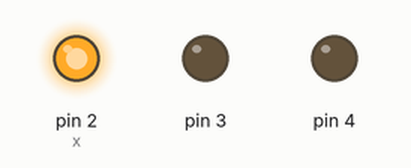
A sketch run on a simulated Arduino Uno, built with avr-gcc and run on an emulated ATmega328P. On the bench: output pins drawn as LEDs (lit = HIGH).

Above: at 0.05 s.
At 0.9 s:
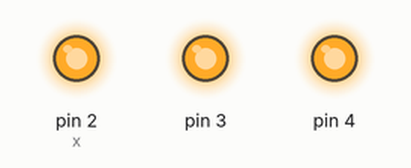
At 3.15 s:
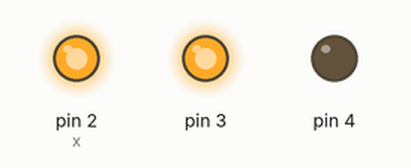
At 5.4 s:
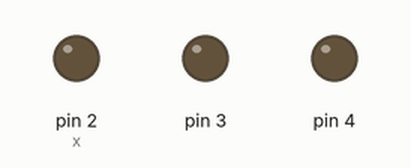
Timing chart, 0 to 6.9 s (numbered marks = the images above):
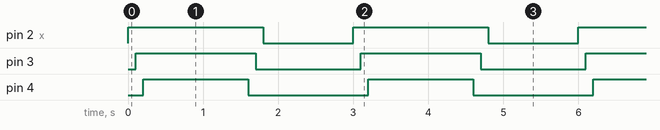

The sketch:

LED-While-Loop-Cycle.ino
```cpp
int x = 2;
void setup()
{
  do {
   pinMode(x, OUTPUT);;
   x++;
  } while (x != 5);
  x = 2;

}

void loop() {

  while (x != 6) {
    digitalWrite(x, HIGH);
  	x++;
    delay(100);
}
  delay(1000);
  while (x != 1) {
    digitalWrite(x, LOW);
  	x--;
    delay(100);
}
  delay(1000);

}
```

Measured:
- by itself, pin 2 (x): alternates HIGH for 1.8 s and LOW for 1.2 s
- by itself, pin 3: alternates HIGH for 1.6 s and LOW for 1.4 s
- by itself, pin 4: alternates HIGH for 1.4 s and LOW for 1.6 s
